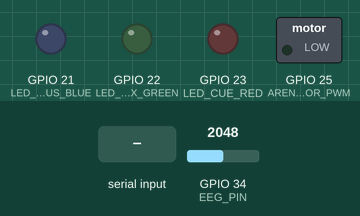
Simulated run of this sketch. Board: ESP32. Parts: switched loads named in the sketch (green lamp = pin HIGH), output pins drawn as LEDs (lit = HIGH). Inputs (shaded band) come from the test bench; at power-on: GPIO 34 (EEG_PIN) = 2048. What the sketch prints to the serial monitor is not drawn.

Above: at 1.8 s.
1.9 s: "MC_THRUST_LOW\n" received over Serial
At 3.1 s:
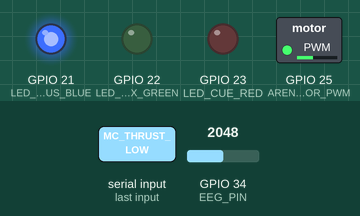
3.4 s: "MC_THRUST_HIGH\n" received over Serial
At 4.2 s:
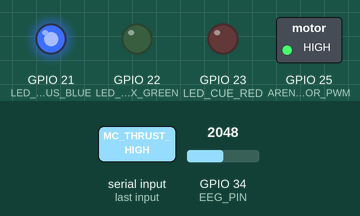
4.9 s: "MC_COAST\n" received over Serial
At 5.3 s:
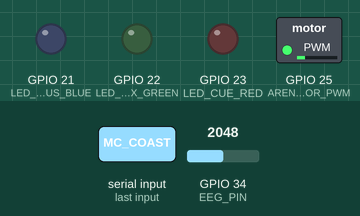
6.4 s: "ZEN_SUSTAINING\n" received over Serial
At 7.6 s:
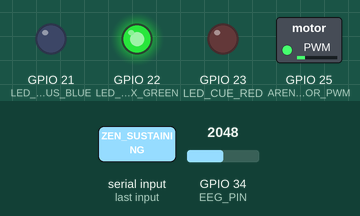
7.9 s: "REFLEX_CUE_ON\n" received over Serial
At 8.8 s:
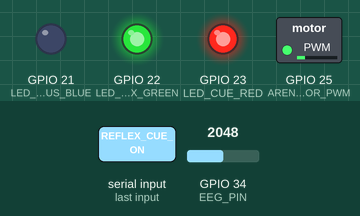
9.4 s: "MC_STOP\n" received over Serial
At 10.0 s:
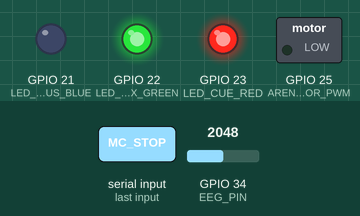
Timing chart, 0 to 11.9 s (numbered marks = the images above; inputs shaded):
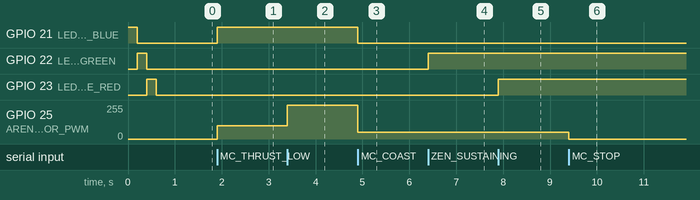

Measured:
- after the input at 1.9 s, GPIO 21 (LED_FOCUS_BLUE): LOW → HIGH at once; GPIO 25 (ARENA_MOTOR_PWM): 0/255 → 100/255 at once
- after the input at 3.4 s, GPIO 25 (ARENA_MOTOR_PWM): 100/255 → 255/255 at once
- after the input at 4.9 s, GPIO 21 (LED_FOCUS_BLUE): HIGH → LOW at once; GPIO 25 (ARENA_MOTOR_PWM): 255/255 → 50/255 at once
- after the input at 6.4 s, GPIO 22 (LED_RELAX_GREEN): LOW → HIGH at once
- after the input at 7.9 s, GPIO 23 (LED_CUE_RED): LOW → HIGH at once
- after the input at 9.4 s, GPIO 25 (ARENA_MOTOR_PWM): 50/255 → 0/255 at once

The sketch:

neurovex_esp32_games.ino
```cpp
// neurovex_esp32_games.ino
// Custom Firmware for Neurovex Games Array

#include <ArduinoJson.h>

// --- System Configuration ---
const int EEG_PIN = 34;
const int BAUD_RATE = 115200;
const unsigned long SAMPLE_RATE_MS = 4; // 250Hz Fast Sampling
unsigned long lastSampleTime = 0;

// --- Physical Arena Actuators (Optional Extensions) ---
// If the user wants to connect real LEDs or motors to trigger alongside the Web UI games
const int LED_FOCUS_BLUE = 21;    // Beta focus indicator (Telekinesis)
const int LED_RELAX_GREEN = 22;   // Alpha match indicator (Zen)
const int LED_CUE_RED = 23;       // Reaction cue indicator (Beta Reflex)
const int ARENA_MOTOR_PWM = 25;   // Physical Telekinesis Motor

void setup() {
    Serial.begin(BAUD_RATE);

    pinMode(EEG_PIN, INPUT);

    // Actuator setup
    pinMode(LED_FOCUS_BLUE, OUTPUT);
    pinMode(LED_RELAX_GREEN, OUTPUT);
    pinMode(LED_CUE_RED, OUTPUT);
    pinMode(ARENA_MOTOR_PWM, OUTPUT);

    // Initial Test Sequence
    digitalWrite(LED_FOCUS_BLUE, HIGH); delay(200); digitalWrite(LED_FOCUS_BLUE, LOW);
    digitalWrite(LED_RELAX_GREEN, HIGH); delay(200); digitalWrite(LED_RELAX_GREEN, LOW);
    digitalWrite(LED_CUE_RED, HIGH); delay(200); digitalWrite(LED_CUE_RED, LOW);

    // Safety
    analogWrite(ARENA_MOTOR_PWM, 0);

    while (!Serial) { delay(10); } // Wait for Web Serial Connect
}

void loop() {
    unsigned long currentMillis = millis();

    // 1. Core EEG Streaming (Sends raw voltage over JSON to the dashboard processor)
    if (currentMillis - lastSampleTime >= SAMPLE_RATE_MS) {
        lastSampleTime = currentMillis;
        int raw_adc_value = analogRead(EEG_PIN);

        StaticJsonDocument<64> doc;
        doc["value"] = raw_adc_value;
        serializeJson(doc, Serial);
        Serial.println();
    }

    // 2. Listen for Incoming Commands from Web browser Javascript (via SerialEngine.js)
    if (Serial.available() > 0) {
        String command = Serial.readStringUntil('\n');
        command.trim();
        handleGameCommands(command);
    }
}

// --- Physical Interactive Game Logic ---
// We let the Dashboard's `brainGameEngine.js` do the hard math, and it simply beams commands here!

void handleGameCommands(String cmd) {

    // ====== TELEKINESIS GAME (Physical Motor Thrust) ======
    if (cmd == "MC_THRUST_LOW") {
        analogWrite(ARENA_MOTOR_PWM, 100);    // Weak float
        digitalWrite(LED_FOCUS_BLUE, HIGH);
    }
    else if (cmd == "MC_THRUST_HIGH") {
        analogWrite(ARENA_MOTOR_PWM, 255);    // Full speed boost!
        digitalWrite(LED_FOCUS_BLUE, HIGH);
    }
    else if (cmd == "MC_COAST") {
        analogWrite(ARENA_MOTOR_PWM, 50);     // Losing focus, slowing down
        digitalWrite(LED_FOCUS_BLUE, LOW);
    }
    else if (cmd == "MC_STOP") {
        analogWrite(ARENA_MOTOR_PWM, 0);      // Stopped
        digitalWrite(LED_FOCUS_BLUE, LOW);
    }

    // ====== ZEN MATCH GAME (LED Grid Feedback) ======
    else if (cmd == "ZEN_SUSTAINING") {
        digitalWrite(LED_RELAX_GREEN, HIGH);  // Player is building Alpha
    }
    else if (cmd == "ZEN_DROP") {
        digitalWrite(LED_RELAX_GREEN, LOW);   // Player lost Alpha focus
    }
    else if (cmd == "ZEN_UNLOCK") {
        // Flash green three times for success!
        for(int i=0; i<3; i++){ digitalWrite(LED_RELAX_GREEN, HIGH); delay(100); digitalWrite(LED_RELAX_GREEN, LOW); delay(100); }
    }

    // ====== REACTION TIME GAME (Strobe Cue) ======
    else if (cmd == "REFLEX_CUE_ON") {
        digitalWrite(LED_CUE_RED, HIGH);      // Flash the physical red light in the room!
    }
    else if (cmd == "REFLEX_SPIKE_DETECTED") {
        digitalWrite(LED_CUE_RED, LOW);       // Brain spike caught, turn off cue.
    }

    // ====== GENERAL / SAFETY ======
    else if (cmd == "ESTOP" || cmd == "PAUSE_ALL") {
        analogWrite(ARENA_MOTOR_PWM, 0);
        digitalWrite(LED_FOCUS_BLUE, LOW);
        digitalWrite(LED_RELAX_GREEN, LOW);
        digitalWrite(LED_CUE_RED, LOW);
    }
}
```
